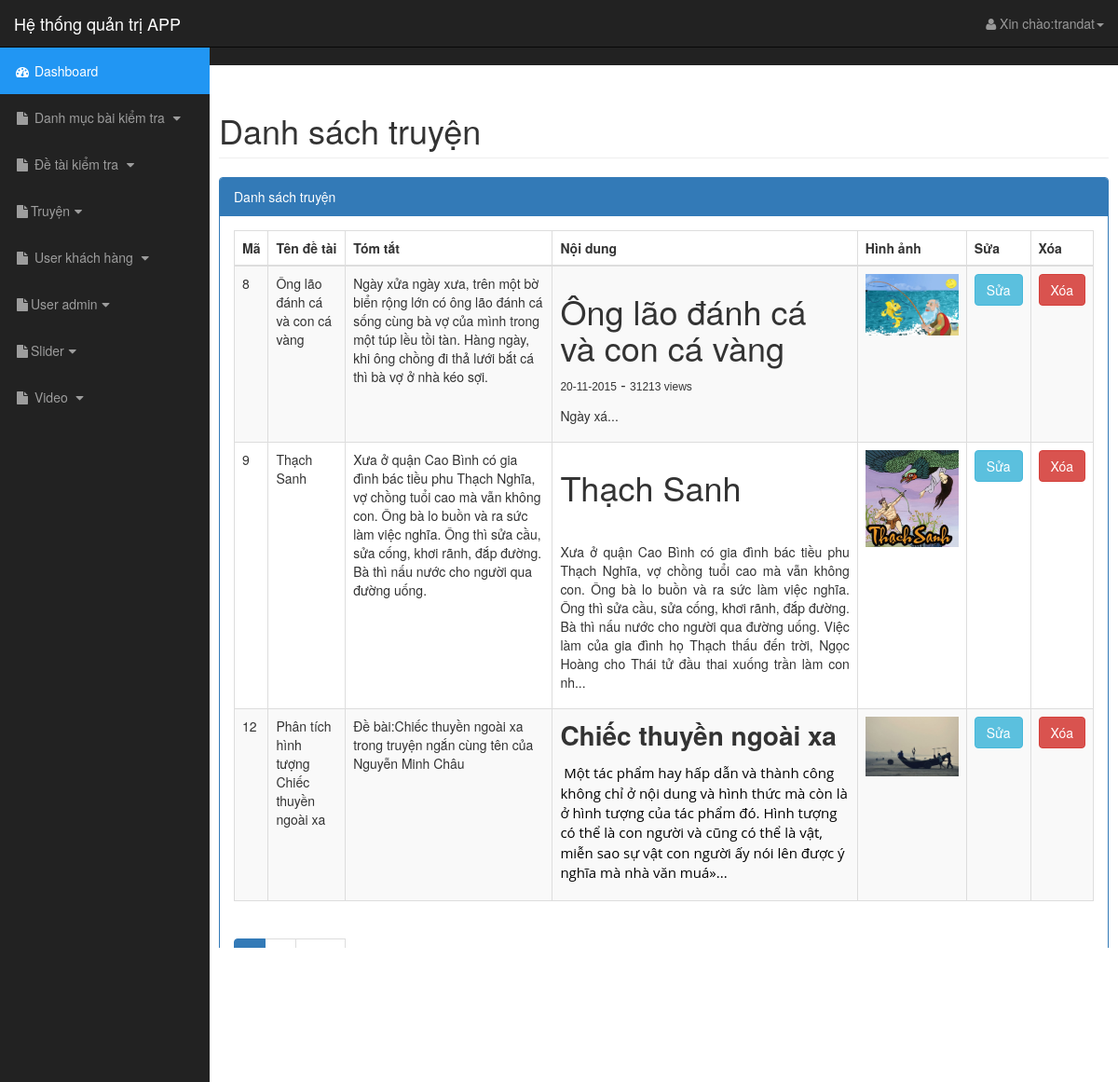
Page /admin/list_truyen.php (signed in) on the committed database.
### tables this page shows
CREATE TABLE `truyen_songngu` (
  `id_truyen` int(11) NOT NULL,
  `tieu_de` varchar(45) NOT NULL,
  `tom_tat` longblob NOT NULL,
  `noi_dung_truyen` longblob NOT NULL,
  `hinh_anh` varchar(200) NOT NULL
);

### admin/list_truyen.php (the view, shortened to what this page needs)
<?php include 'Model/header.php';?>
<?php include '../Mysql/myconnect.php';?>
<div class="row">
    <div class="col-lg-12">
        <h1 class="page-header">Danh sách truyện</h1>
    </div>
</div>
<div class="row">
    <div class="col-lg-12">
        <div class="panel panel-primary">
            <div class="panel-heading">
                Danh sách truyện
            </div>
<?php function In($str,$skt=500,$kt="..."){
  $result = substr($str,0,$skt).$kt;
  echo $result;
 }?>
            <div class="panel-body">
                <table width="100%" class="table table-striped table-bordered table-hover" id="tblDanhSach">
                      <?php
                  $limit = 3;
                  if(isset($_GET['s']) && filter_var($_GET['s'],FILTER_VALIDATE_INT,array('min_ranger'=>1))){
                    $start = $_GET['s'];
                  }else{
                    $start = 0;
                  }
                  if(isset($_GET['p']) && filter_var($_GET['p'],FILTER_VALIDATE_INT,array('min_ranger'=>1))){
                    $per_page = $_GET['p'];
                  }else{
                    $query_pg = "SELECT COUNT(id_admin) FROM user_admin";
                    $result_pg = mysqli_query($conn,$query_pg);
                    list($record)=mysqli_fetch_array($result_pg,MYSQLI_NUM);
                    if($record > $limit){
                      $per_page = ceil($record / $limit);
                    }else{
                      $per_page = 1;
                    }
                  }
                            $sql_list_truyen = "SELECT *FROM truyen_songngu  LIMIT {$start},{$limit}";
                            $query_list_truyen = mysqli_query($conn,$sql_list_truyen);
                      ?>
                    <thead>
                        <tr>
                            <th>Mã</th>
                            <th>Tên đề tài</th>
                            <th>Tóm tắt</th>
                            <th>Nội dung</th>
                            <th>Hình ảnh</th>
                            <th>Sửa</th>
                            <th>Xóa</th>
                        </tr>
                    </thead>
                    <tbody>
                      <?php
                        while($data_truyen = mysqli_fetch_array($query_list_truyen)){
                        $str = $data_truyen['noi_dung_truyen'];
 ?>
                          <tr>
                              <td><?=$data_truyen['id_truyen']?></td>
                              <td><?=$data_truyen['tieu_de']?></td>
                              <td><?=$data_truyen['tom_tat']?></td>
                              <td><?= In($str,500,"...")?></td>
                              <td><img src="../upload/<?=$data_truyen['hinh_anh']?> " width="100px;"></td>
                              <td align="center"><a href="edit_truyen.php?id=<?php echo $data_truyen['id_truyen'];?>" with="20px;" class="btn btn-info">Sửa</a></td>
                              <td><a href="delete_truyen.php?id=<?php echo $data_truyen['id_truyen'];?>" class="btn btn-danger">Xóa</a></td>
                          </tr>
                       <?php }
                      ?>
                    </tbody>
                </table>
             <?php
                    echo "<ul class='pagination'>";
                    if($per_page >1){
                        $curent_page = ($start / $limit)+1;
                        for($i=1;$i<=$per_page;$i++){
                            if($i != $curent_page){
                                echo "<li><a href='list_truyen.php?s=".($limit*($i-1))."&p={$per_page}'>{$i}</a></li>";
                            }else{
                                    echo "<li class='active'><a>{$i}</a></li>";
                            }
                        }
                        if($curent_page != $per_page){
                        echo "<li><a href='list_truyen.php?s=".($limit+$start)."&p={$per_page}'>Next</a></li>";
                    }
                    }
                ?>
            </div>
        </div>
    </div>
</div>
<?php include 'Model/footer.php'; ?>

### css/sb-admin.css (style rules this page uses)
body { margin-top: 100px; background-color: #222; }
@media (min-width:768px) { body { margin-top: 50px; } }

### rows in the picture
truyen_songngu: id_truyen "8", tieu_de "Ông lão đánh cá và con cá vàng", tom_tat "Ngày xửa ngày xưa, trên một bờ biển rộng lớn có ông lão đánh cá sống cùng bà vợ của mình trong một túp lều tồi tàn. Hàng ngày, khi ông chồng đi thả lưới bắt cá thì bà vợ ở nhà kéo sợi.", noi_dung_truyen "Ông lão đánh cá và con cá vàng 20-11-2015 - 31213 views Ngày xá...", hinh_anh (picture)
truyen_songngu: id_truyen "9", tieu_de "Thạch Sanh", tom_tat "Xưa ở quận Cao Bình có gia đình bác tiều phu Thạch Nghĩa, vợ chồng tuổi cao mà vẫn không con. Ông bà lo buồn và ra sức làm việc nghĩa. Ông thì sửa cầu, sửa cống, khơi rãnh, đắp đường. Bà thì nấu nước cho người qua đường uống.", noi_dung_truyen "Thạch Sanh Xưa ở quận Cao Bình có gia đình bác tiều phu Thạch Nghĩa, vợ chồng tuổi cao mà vẫn không con. Ông bà lo buồn và ra sức làm việc nghĩa. Ông thì sửa cầu, sửa cống, khơi rãnh, đắp đường. Bà thì nấu nước cho người qua đường uống. Việc làm của gia đình họ Thạch thấu đến trời, Ngọc Hoàng cho Thái tử đầu thai xuống trần làm con nh...", hinh_anh (picture)
truyen_songngu: id_truyen "12", tieu_de "Phân tích hình tượng Chiếc thuyền ngoài xa", tom_tat "Đề bài:Chiếc thuyền ngoài xa trong truyện ngắn cùng tên của Nguyễn Minh Châu", noi_dung_truyen "Chiếc thuyền ngoài xa Một tác phẩm hay hấp dẫn và thành công không chỉ ở nội dung và hình thức mà còn là ở hình tượng của tác phẩm đó. Hình tượng có thể là con người và cũng có thể là vật, miễn sao sự vật con người ấy nói lên được ý nghĩa mà nhà văn muá»...", hinh_anh (picture)

### other values in the picture
$_SESSION['taikhoan'] "trandat"
